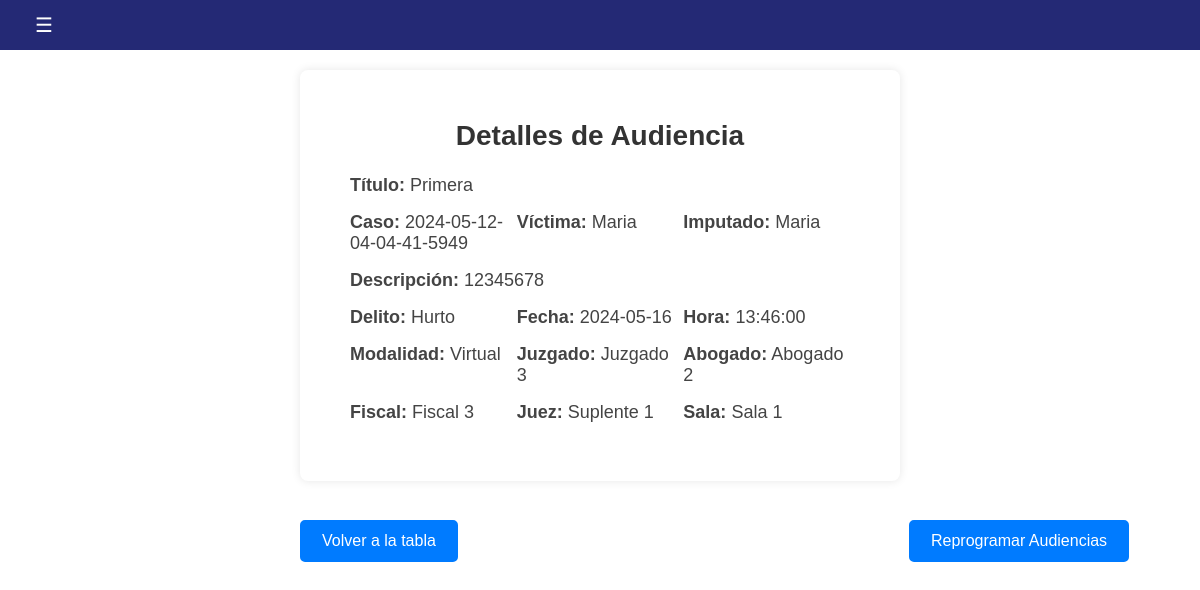
Page /Audiencias/ver_audiencia.php?id=7 (signed in) on the committed database.
### tables this page shows
CREATE TABLE `audiencias` (
  `id` int(11) NOT NULL,
  `titulo` varchar(255) NOT NULL,
  `caso` varchar(50) NOT NULL,
  `modalidad` varchar(50) NOT NULL,
  `fecha` date NOT NULL,
  `hora` time NOT NULL,
  `imputado` varchar(255) NOT NULL,
  `victima` varchar(255) NOT NULL,
  `delito` varchar(50) NOT NULL,
  `descripcion` text DEFAULT NULL,
  `juzgado` varchar(50) NOT NULL,
  `abogado` varchar(50) NOT NULL,
  `fiscal` varchar(50) NOT NULL,
  `sala` varchar(50) NOT NULL,
  `juez_suplente` varchar(50) NOT NULL
);

### Audiencias/ver_audiencia.php (the view, shortened to what this page needs)
<!DOCTYPE html>
<html>
<head>
</head>
<body>
<header class="main-header">
    <label for="btn-nav" class="btn-nav">&#9776;</label>
  </header>
<?php
$servername = "localhost";
$username = "root";
$password = "";
$database = "legalcc";
$conn = new mysqli($servername, $username, $password, $database);
$id = $_GET["id"];
$sql = "SELECT * FROM audiencias WHERE id = $id";
$result = $conn->query($sql);
if ($result->num_rows > 0) {
    $row = $result->fetch_assoc();
} else {
    echo "No se encontró la audiencia.";
}
?>
<div class="user-card">
<h2>Detalles de Audiencia</h2>
    <div style="display: flex; justify-content: space-between; width: 100%;">
        <div style="width: 48%;">
            <p><strong>Título:</strong> <?php echo $row["titulo"]; ?></p>
        </div>
    </div>
    <div style="display: flex; justify-content: space-between; width: 100%;">
        <div style="width: 48%;">
            <p><strong>Caso:</strong> <?php echo $row["caso"]; ?></p>
        </div>
    <div style="width: 48%;">
            <p><strong>Víctima:</strong> <?php echo $row["victima"]; ?></p>
        </div>
    <div style="width: 48%;">
            <p><strong>Imputado:</strong> <?php echo $row["imputado"]; ?></p>
        </div>
    </div>
    <div style="display: flex; justify-content: space-between; width: 100%;">
        <div style="width: 48%;">
            <p><strong>Descripción:</strong> <?php echo $row["descripcion"]; ?></p>
            </div>
    </div>
    <div style="display: flex; justify-content: space-between; width: 100%;">
        <div style="width: 48%;">
            <p><strong>Delito:</strong> <?php echo $row["delito"]; ?></p>
            </div>
    <div style="width: 48%;">
            <p><strong>Fecha:</strong> <?php echo $row["fecha"]; ?></p>
            </div>
    <div style="width: 48%;">
            <p><strong>Hora:</strong> <?php echo $row["hora"]; ?></p>
            </div>
    </div>
    <div style="display: flex; justify-content: space-between; width: 100%;">
        <div style="width: 48%;">
            <p><strong>Modalidad:</strong> <?php echo $row["modalidad"]; ?></p>
     </div>
    <div style="width: 48%;">
            <p><strong>Juzgado:</strong> <?php echo $row["juzgado"]; ?></p>
            </div>
    <div style="width: 48%;">
            <p><strong>Abogado:</strong> <?php echo $row["abogado"]; ?></p>
            </div>
    </div>
    <div style="display: flex; justify-content: space-between; width: 100%;">
    <div style="width: 48%;">
            <p><strong>Fiscal:</strong> <?php echo $row["fiscal"]; ?></p>
            </div>
    <div style="width: 48%;">
            <p><strong>Juez:</strong> <?php echo $row["juez_suplente"]; ?></p>
            </div>
    <div style="width: 48%;">
            <p><strong>Sala:</strong> <?php echo $row["sala"]; ?></p>
            </div>
    </div>
</div>
    <?php
echo '<a id="botonArribaIzquierda" href="editar_audiencia.php?id=' . $id . '">Reprogramar Audiencias</a>';
    ?>
    <a id="botonRegresar" href="/Audiencias/Buscar_Audiencias.php">Volver a la tabla</a>
</body>
</html>

### Audiencias/ver_audiencia.php (style rules this page uses)
:root { --main-color: #242975; --accent-color: #2D6653; }
* { padding: 0; margin: 0; box-sizing: border-box; }
body { font-family: 'Roboto', sans-serif; overflow: hidden; }
.main-header { background: var(--main-color); width: 100%; height: 50px; display: flex; align-items: center; justify-content: space-between; padding: 0 20px; }
.btn-nav { color: #fff; font-size: 20px; cursor: pointer; padding: 10px 15px; transition: .2s ease; background: transparent; border: none; outline: none; }
.user-card { background-color: #fff; border-radius: 8px; box-shadow: 0 0 10px rgba(0, 0, 0, 0.1); padding: 50px; margin-bottom: 20px; margin-left: 300px; font-family: Bahnschrift, Arial, sans-serif; margin-right: 300px; margin-top: 20px; }
.user-card h2 { color: #333; font-size: 28px; margin-bottom: 15px; text-align: center; }
.user-card p { color: #444; font-size: 18px; margin: 8px 0; }
.user-card strong { font-weight: bold; }
a { text-decoration: none; }
#botonArribaIzquierda { position: fixed; top: 20px; left: 20px; padding: 10px 20px; background-color: #007bff; color: white; text-decoration: none; border: 2px solid #007bff; border-radius: 5px; font-family: Arial, sans-serif; font-size: 16px; transition: background-color 0.3s, color 0.3s; margin-left: 889px; margin-top: 500px; }
#botonRegresar { position: fixed; top: 20px; left: 20px; padding: 10px 20px; background-color: #007bff; color: white; text-decoration: none; border: 2px solid #007bff; border-radius: 5px; font-family: Arial, sans-serif; font-size: 16px; transition: background-color 0.3s, color 0.3s; margin-left: 280px; margin-top: 500px; }

### rows in the picture
audiencias: titulo "Primera", caso "2024-05-12-04-04-41-5949", victima "Maria", imputado "Maria", descripcion "12345678", delito "Hurto", fecha "2024-05-16", hora "13:46:00", modalidad "Virtual", juzgado "Juzgado 3", abogado "Abogado 2", fiscal "Fiscal 3", juez_suplente "Suplente 1", sala "Sala 1"
